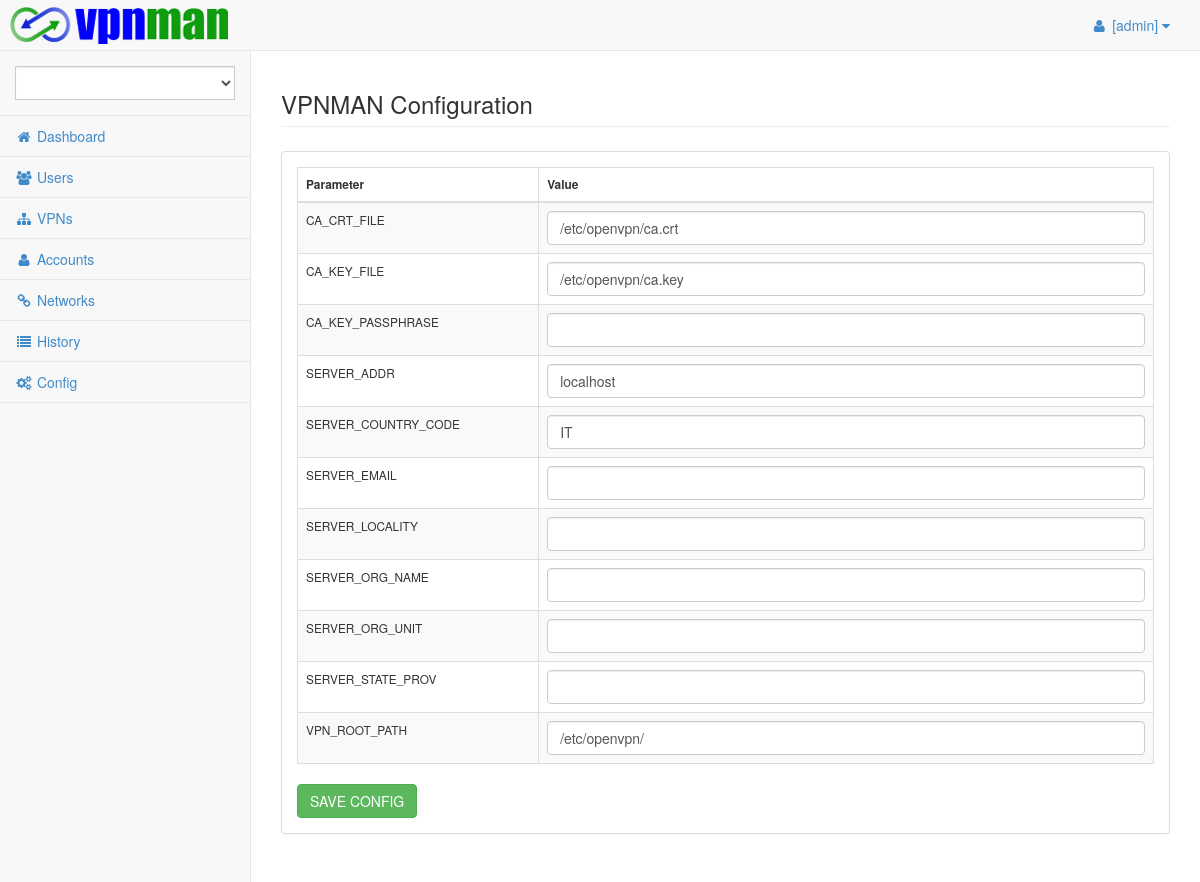
The app's page /frontend/configuration.php (signed in) with its own data.
### tables this page shows
CREATE TABLE `config` (
  `param_name` varchar(64) NOT NULL,
  `param_value` text NOT NULL,
  `param_descr` text,
  PRIMARY KEY (`param_name`)
);

### frontend/configuration.php (the view, shortened to what this page needs)
<?php
	include("include/cfgmng.php");
   function show_configuration()
   {
      global $DB;
      $query = $DB->query("SELECT * FROM config");
      while ($row = $query->fetch(PDO::FETCH_NUM))
      {
         $param_key = $row[0];
         $param_value = $row[1];
         $param_descr = $row[2];
         echo "<tr><td>$param_key</td><td><input type=\"text\" title=\"$param_descr\" size=\"50\" class=\"form-control\" name=\"$param_key\" value=\"$param_value\"></td></tr>";
      }
   }
?>
<!DOCTYPE html>
<html>
<head>
    <link href="css/bootstrap.min.css" rel="stylesheet">
    <link href="font-awesome/css/font-awesome.css" rel="stylesheet">
    <link href="css/plugins/morris/morris-0.4.3.min.css" rel="stylesheet">
    <link href="css/sb-admin.css" rel="stylesheet">
	<link rel="stylesheet" href="//code.jquery.com/ui/1.10.4/themes/smoothness/jquery-ui.css">
</head>
<body>
    <div id="wrapper">
      <?php include("include/menu.php"); ?>
		<div id="page-wrapper">
      <div class="row">
				<div class="col-lg-12" style="height:100px;">
					<h3 class="page-header">VPNMAN Configuration</h3>
				</div>
			</div>
			<div class="row">
				<div class="col-lg-12">
					<div class="panel panel-default">
						<div class="panel-body">
							<div class="table-responsive">
                        <form role="form" action="" method="post" id="configForm">
								<table class="table table-striped table-bordered table-hover" id="dataTables-example">
									<thead class="small">
										<tr>
											<th>Parameter</th>
											<th>Value</th>
										</tr>
									</thead>
									<tbody class="small" id="vpnData">
									<?php show_configuration() ?>
                           </tbody>
								</table>
                        <a href="javascript:saveConfig();" class="btn btn-success ">SAVE CONFIG</a>
                        </form>
							</div>
						</div>
					</div>
				</div>
			</div>
		</div>
	</div>
</body>
</html>

### frontend/include/menu.php (shortened to what this page needs)
<nav class="navbar navbar-default navbar-static-top" role="navigation" style="margin-bottom: 0">
	<div class="navbar-header">
		<a class="navbar-brand" href="index.html"><img src='./img/logo_vpnman2.png' style="margin-top:-10px; margin-left:-5px"></a>
	</div>
	<ul class="nav navbar-top-links navbar-right">
		<li class="dropdown">
			<a class="dropdown-toggle" data-toggle="dropdown" href="#">
				<i class="fa fa-user fa-fw"></i><span><?php echo(" [" . $_SESSION['sess_username'] . "] "); ?></span><i class="fa fa-caret-down"></i>
			</a>
		</li>
	</ul>
</nav>
<nav class="navbar-default navbar-static-side" role="navigation">
	<div class="sidebar-collapse">
		<ul class="nav" id="side-menu">
         <li class="sidebar-search">
             <div class="input-group custom-search-form">
                 <span class="input-group-btn">
                 <select class="form-control" id="select_vpn">
                 </select>
                 </span>
             </div>
         </li>
<?php
         echo "<li><a href=\"index.php\"><i class=\"fa fa-home fa-fw\"></i> Dashboard</a></li>";
         if ($_SESSION['sess_role'] == 'ADMIN')
         {
            echo "<li><a href=\"users.php\"><i class=\"fa fa-users fa-fw\"></i> Users</a></li>";
         }
         if ($_SESSION['sess_role'] != 'USER')
         {
            echo "<li><a href=\"vpn.php\"><i class=\"fa fa-sitemap fa-fw\"></i> VPNs</a></li>";
			}
         echo "<li><a href=\"accounts.php\"><i class=\"fa fa-user fa-fw\"></i> Accounts</a></li>";
         if ($_SESSION['sess_role'] != 'USER')
         {
            echo "<li><a href=\"networks.php\"><i class=\"fa fa-link fa-fw\"></i> Networks</a></li>";
         }
         echo "<li><a href=\"history.php\"><i class=\"fa fa-list fa-fw\"></i> History</a></li>";
         if ($_SESSION['sess_role'] == 'ADMIN')
         {
            echo "<li><a href=\"configuration.php\"><i class=\"fa fa-gears fa-fw\"></i> Config</a></li>";
         }
?>
		</ul>
	</div>
</nav>

### frontend/css/sb-admin.css (style rules this page uses)
body { background-color: #f8f8f8; -webkit-touch-callout: none; -webkit-user-select: none; -khtml-user-select: none; -moz-user-select: none; -ms-user-select: none; -o-user-select: none; user-select: none; }
#wrapper { width: 100%; }
#page-wrapper { padding: 0 15px; min-height: 568px; background-color: #fff; }
@media (min-width:768px) { #page-wrapper { position: inherit; margin: 0 0 0 250px; padding: 0 30px; min-height: 1300px; border-left: 1px solid #e7e7e7; } }
.navbar-static-side ul li { border-bottom: 1px solid #e7e7e7; }
.navbar-top-links li { display: inline-block; }
.navbar-top-links li:last-child { margin-right: 15px; }
.navbar-top-links li a { padding: 15px; min-height: 50px; }
.sidebar-search { padding: 15px; }
@media (min-width:768px) { .navbar-static-side { z-index: 1; position: absolute; width: 250px; } }

### records on screen
config: param_name "CA_CRT_FILE", CA_CRT_FILE "/etc/openvpn/ca.crt"
config: param_name "CA_KEY_FILE", CA_KEY_FILE "/etc/openvpn/ca.key"
config: param_name "CA_KEY_PASSPHRASE"
config: param_name "SERVER_ADDR", SERVER_ADDR "localhost"
config: param_name "SERVER_COUNTRY_CODE", SERVER_COUNTRY_CODE "IT"
config: param_name "SERVER_EMAIL"
config: param_name "SERVER_LOCALITY"
config: param_name "SERVER_ORG_NAME"
config: param_name "SERVER_ORG_UNIT"
config: param_name "SERVER_STATE_PROV"
config: param_name "VPN_ROOT_PATH", VPN_ROOT_PATH "/etc/openvpn/"

### other values on screen
$_SESSION['sess_username'] "admin"
